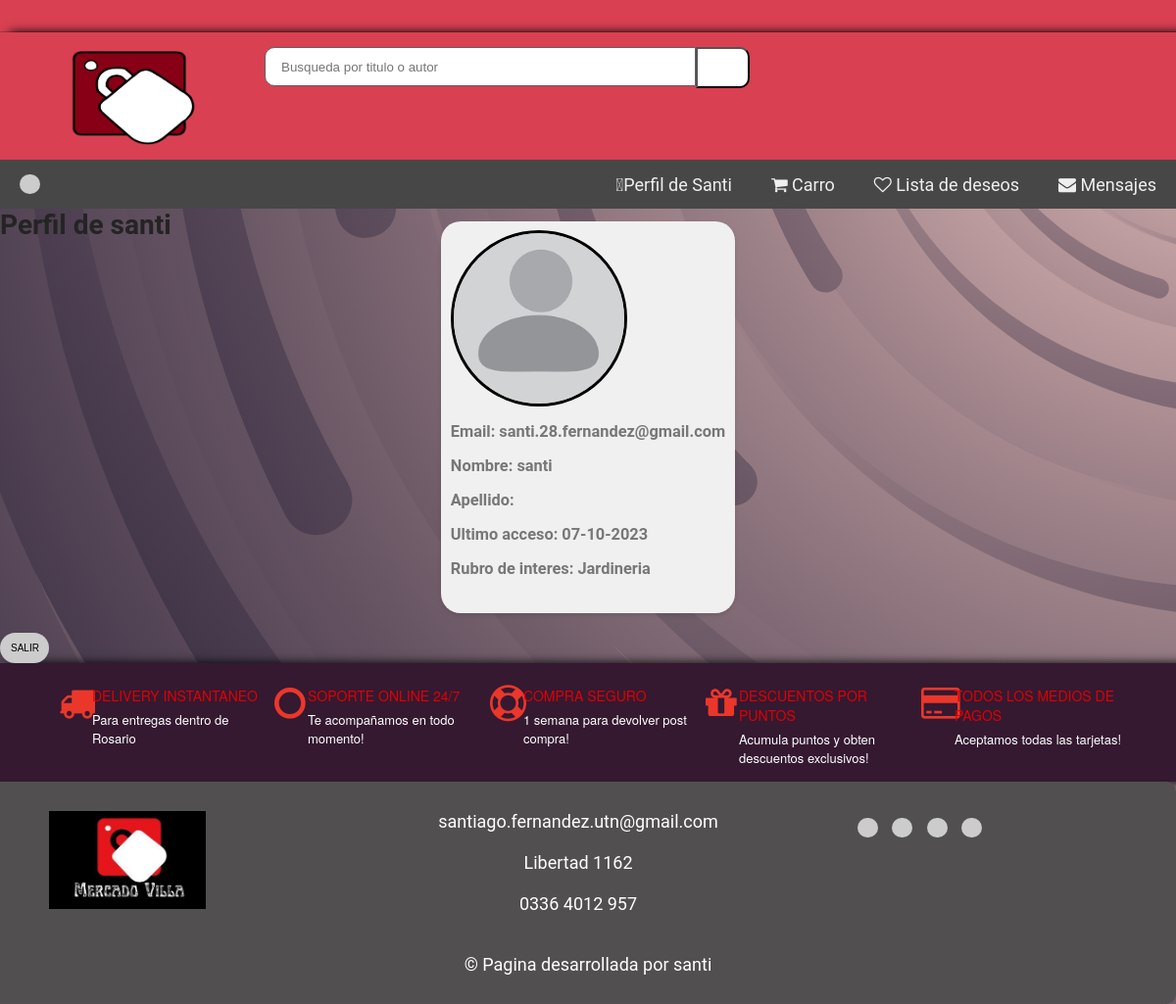
Page /user/ (signed in) on the earlier database version.
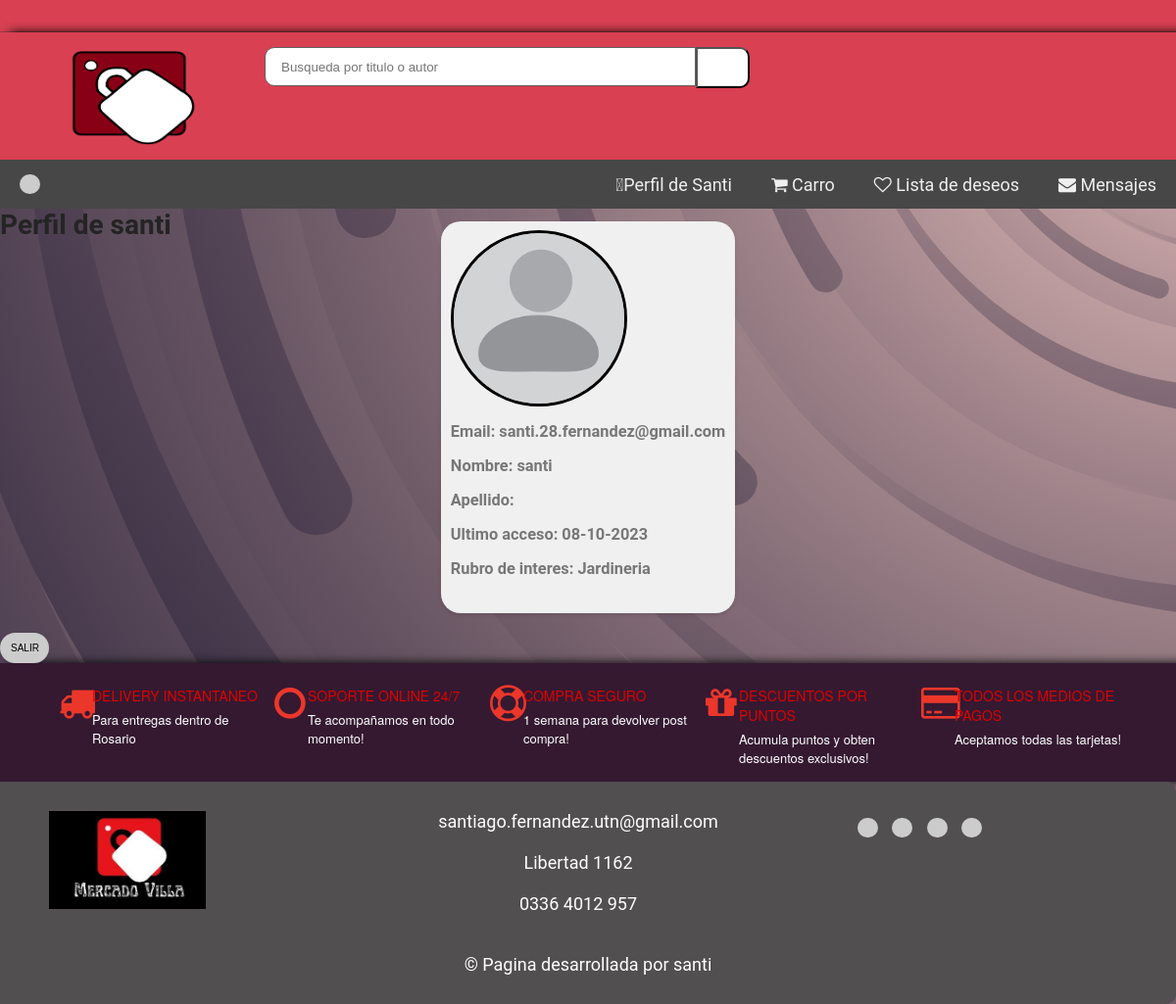
Same page on the later database version.
### clients/models.py (models this page shows)
class ClientModel(AbstractUser):
    cuit = models.CharField(max_length=11)
    business_line = models.CharField(choices=BusinessLineChoices.choices, max_length=128, default=BusinessLineChoices.OTROS.value)
    business_line_interes = models.CharField(choices=BusinessLineChoices.choices, max_length=128, default=BusinessLineChoices.OTROS.value)
    is_seller = models.BooleanField(default=False)
    is_buyer = models.BooleanField(default=True)
    state = models.CharField(max_length=128,blank = True, null = True)
    city = models.CharField(max_length=128,blank = True, null = True)
    postal_code = models.CharField(max_length = 4,blank = True, null = True)
    phone_number = models.CharField(max_length = 64)
    avatar = models.ImageField(upload_to="avatar", null = True, blank = True)

### user/views.py (the view, shortened to what this page needs)
# urls.py: path('', UserView.as_view(), name="user"),
class UserView(View):
    def get(self, request):
        user = self.request.user
        return render(request, "user.html", {"user": user})

### templates/user.html (shortened to what this page needs)
{%extends "home.html"%}
{% load humanize %}
{%block content%}
<div class="title"> <h1>Perfil de {{ user.username }} </h1></div>
<div class="profile-card">
  <div class="profile-description">
    <br><br><br><br>
    <div class="profile-picture"><img src="{{ user.avatar.url }}"
      alt="imagen de perfil"  class="profile-image"></div>
    <br>
    <div class="div1"> <h3> Email: {{ user.email }} </h1> </div><br>
      <div class="div1"> <h3> Nombre: {{ user.first_name }} </h1> </div><br>
      <div class="div1"> <h3> Apellido: {{ user.second_name }}</div><br>
    <div class="div1"> <h3> Ultimo acceso: {{ user.last_login|date:"d-m-Y" }}
      </h1> </div><br>
    <div class="div1"> <h3> Rubro de interes: {{ user.business_line_interes }}
      </h1> </div>
    <br><br><br><br><br><br>
  </div>
</div>
<a href="{% url 'logout' %}"><button type="button"class="icon-button"id="python-button" data-lang="python">
  SALIR</button></a>
{%endblock content%}

### templates/home.html (shortened to what the changed rows need)
<html>
  <head>
    {% load static %}
    <link rel="stylesheet" href="https://cdnjs.cloudflare.com/ajax/libs/font-awesome/4.7.0/css/font-awesome.min.css">
    <link rel="stylesheet" href="{% static 'css/home.css' %}" type="text/css" />
    <link rel="stylesheet" href="{% static 'css/user.css' %}" type="text/css" />
    <link rel="stylesheet" href="{% static 'css/cart.css' %}" type="text/css" />
    <link rel="stylesheet" href="{% static 'css/signup.css' %}" type="text/css" />
    <link rel="stylesheet" href="{% static 'css/publication.css' %}" type="text/css" />
    <link rel="stylesheet" href="{% static 'css/chat.css' %}" type="text/css" />
    <link rel="stylesheet" href="{% static 'css/payment.css' %}" type="text/css" />
    {% load humanize %}
  </head>
  <body>
    <div class="nav">
      <div class="nav-links">
          {% if user.is_authenticated %}
            <a href="/user/"><i class="fas fa-user-circle" aria-hidden="true"></i>Perfil de {{ user.username |capfirst }}</a>
            <a href="{%url 'cart'%}"><i class="fa fa-shopping-cart" aria-hidden="true"></i> Carro
            </a>
            <a class="head1mr" href="#"><i class="fa fa-heart-o" aria-hidden="true"></i> Lista de deseos </a>
            <a href="{%url 'chat' %}"><i class="fa fa-envelope"></i> Mensajes</a>
          {% else %}
            <a href="/login/"><i class="fa fa-user-circle-o" aria-hidden="true"></i> Iniciar sesion </a>
          {% endif %}
      </div>
  </div>
    {% block content %}
    {% endblock content %}
  </body>
</html>

Differences in the rows shown:
changed ClientModel "santi": last_login "07-10-2023" → "08-10-2023"
